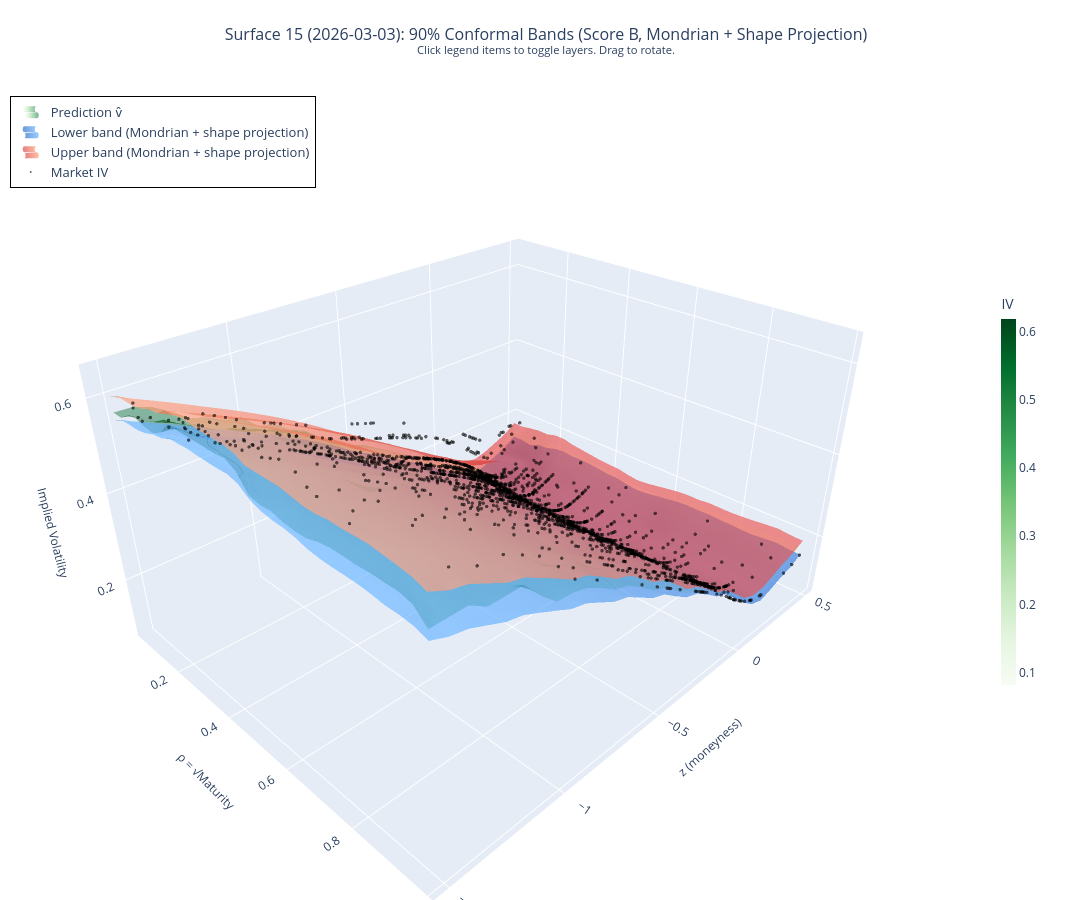

This figure's notebook cell:
### Code cell
# Interactive HTML visualization for the first retained evaluation surface.
# Bands: Score B (vega), Mondrian + discrete shape projection
import plotly.graph_objects as go
from scipy.interpolate import griddata as _gd_viz

VIZ_SURF = test_idx[0]

# Rebuild the K=5 rolling window from the last WINDOW_SIZE calibration surfaces
_rw_viz = RollingWindowCalibration(window_size=WINDOW_SIZE)
for _idx in cal_idx[-WINDOW_SIZE:]:
    _d_full = gno_dataset[_idx]
    _, _d, _inp, _a = build_masked_gno_input(
        _d_full, dev_loss, surface_index=_idx,
        target_fraction=TARGET_FRACTION, mask_seed=MASK_SEED,
        n_bins_rho=N_BINS_RHO, n_bins_z=N_BINS_Z,
        rho_range=RHO_RANGE, z_range=Z_RANGE)
    _inp = {k: v.to(device) if torch.is_tensor(v) else v for k, v in _inp.items()}
    with torch.no_grad():
        _out = model(**_inp)
    _ivp, *_ = read_masked_gno_output(_out, _a)
    _sc = score_from_data(
        score_type='vega', data=_d, iv_predict=_ivp,
        model=model, device=device, min_weight=1.0)
    _rw_viz.add_surface(
        quote_datetime=_d['quote_datetime'],
        rho=_d['r'].cpu().numpy().flatten(),
        z=_d['z'].cpu().numpy().flatten(), scores=_sc)

_rho_cal, _z_cal, _sc_cal = _rw_viz.get_calibration_data()
_n_cal = len(_sc_cal)
_q_global_viz = conformal_order_statistic(_sc_cal, ALPHA)

_mond_viz = ExactOrderStatisticMondrian(
    n_bins_rho=N_BINS_RHO, n_bins_z=N_BINS_Z,
    rho_range=RHO_RANGE, z_range=Z_RANGE,
    alpha=ALPHA, min_samples_per_bin=10, shrinkage=SHRINKAGE)
_mond_viz.calibrate(rho=_rho_cal, z=_z_cal, scores=_sc_cal)

_d15_full = gno_dataset[VIZ_SURF]
_c15, _d15, _inp15, _a15 = build_masked_gno_input(
    _d15_full, dev_loss, surface_index=VIZ_SURF,
    target_fraction=TARGET_FRACTION, mask_seed=MASK_SEED,
    n_bins_rho=N_BINS_RHO, n_bins_z=N_BINS_Z,
    rho_range=RHO_RANGE, z_range=Z_RANGE)
_inp15 = {k: v.to(device) if torch.is_tensor(v) else v for k, v in _inp15.items()}
with torch.no_grad():
    _out15 = model(**_inp15)
_ivp15, *_ = read_masked_gno_output(_out15, _a15)

_rho15 = _d15['r'].cpu().numpy().flatten()
_z15   = _d15['z'].cpu().numpy().flatten()
_iv15  = _ivp15.cpu().numpy().flatten()
_mkt15 = _d15['implied_volatility'].cpu().numpy().flatten()
_disc15 = _d15['discount_factor'].cpu().numpy().flatten()
_fwd15  = _d15['underlying_forward'].cpu().numpy().flatten()

_qm15 = _mond_viz.get_quantiles(rho=_rho15, z=_z15)
_bands15 = vega_iv_bands(
    rho=_rho15, z=_z15, iv_pred=_iv15, quantile=_qm15,
    discount=_disc15, forward=_fwd15, min_weight=1.0)
_lo15 = _bands15['iv_lower']
_hi15 = _bands15['iv_upper']

# Apply the calendar and butterfly adjustments.
_rho_u15 = np.unique(np.round(_rho15, 4))
_mat15   = _rho_u15 ** 2
_str15   = np.linspace(_z15.min(), _z15.max(), 50)
_rm15, _zm15 = np.meshgrid(_rho_u15, _str15, indexing='ij')

def _tog(v):
    g = _gd_viz((_rho15, _z15), v, (_rm15, _zm15), method='linear')
    m = np.isnan(g)
    if m.any():
        g[m] = _gd_viz((_rho15, _z15), v, (_rm15[m], _zm15[m]), method='nearest')
    return g

_lo15g = _tog(_lo15)
_hi15g = _tog(_hi15)
_iv15g = _tog(_iv15)
_lo15_proj, _hi15_proj, _projection15_info = (
    project_band_surfaces_fixed_k(
        _lo15g, _hi15g, _str15, _rho_u15))
_viz_date = str(_d15['quote_datetime'])[:10]

# Build 30x30 ρ-z grid for Plotly surfaces
_rg = np.linspace(_rho15.min(), _rho15.max(), 30)
_zg = np.linspace(_z15.min(), _z15.max(), 30)
_rmp, _zmp = np.meshgrid(_rg, _zg)

def _to30(src_r, src_z, vals):
    g = _gd_viz((src_r, src_z), vals, (_rmp, _zmp), method='cubic')
    m = np.isnan(g)
    if m.any():
        g[m] = _gd_viz((src_r, src_z), vals, (_rmp[m], _zmp[m]), method='nearest')
    return g

_iv_pg  = _to30(_rm15.flatten(), _zm15.flatten(), _iv15g.flatten())
_lo_pg  = _to30(_rm15.flatten(), _zm15.flatten(), _lo15_proj.flatten())
_hi_pg  = _to30(_rm15.flatten(), _zm15.flatten(), _hi15_proj.flatten())

notebook_dir = Path(os.getcwd())
viz_folder = notebook_dir.parent.parent / 'visualizations'
viz_folder.mkdir(exist_ok=True)

fig = go.Figure()

fig.add_trace(go.Surface(
    x=_rmp, y=_zmp, z=_iv_pg,
    colorscale='Greens', name='Prediction v̂',
    opacity=0.45, showscale=True, showlegend=True,
    colorbar=dict(title='IV', len=0.5, x=1.02, thickness=15),
    hovertemplate='ρ=%{x:.3f}  z=%{y:.3f}<br>Prediction: %{z:.4f}<extra></extra>',
    contours=dict(z=dict(show=True, usecolormap=True, highlightcolor='lime', project_z=False))
))
fig.add_trace(go.Surface(
    x=_rmp, y=_zmp, z=_lo_pg,
    colorscale=[[0, 'rgb(30,100,200)'], [1, 'rgb(100,180,255)']],
    name='Lower band (Mondrian + shape projection)',
    opacity=0.65, showscale=False, showlegend=True,
    hovertemplate='ρ=%{x:.3f}  z=%{y:.3f}<br>Lower: %{z:.4f}<extra></extra>'
))
fig.add_trace(go.Surface(
    x=_rmp, y=_zmp, z=_hi_pg,
    colorscale=[[0, 'rgb(220,60,60)'], [1, 'rgb(255,160,120)']],
    name='Upper band (Mondrian + shape projection)',
    opacity=0.65, showscale=False, showlegend=True,
    hovertemplate='ρ=%{x:.3f}  z=%{y:.3f}<br>Upper: %{z:.4f}<extra></extra>'
))
fig.add_trace(go.Scatter3d(
    x=_rho15, y=_z15, z=_mkt15,
    mode='markers', name='Market IV',
    marker=dict(size=2, color='black', opacity=0.6),
    showlegend=True,
    hovertemplate='ρ=%{x:.3f}  z=%{y:.3f}<br>Market: %{z:.4f}<extra></extra>'
))

fig.update_layout(
    title=dict(
        text=f'Surface {VIZ_SURF} ({_viz_date}): 90% Conformal Bands (Score B, Mondrian + Shape Projection)<br>'
             '<sup>Click legend items to toggle layers. Drag to rotate.</sup>',
        x=0.5, xanchor='center', font=dict(size=16)
    ),
    width=1400, height=900, showlegend=True,
    legend=dict(x=0.01, y=0.98, bgcolor='rgba(255,255,255,0.85)',
                bordercolor='black', borderwidth=1, font=dict(size=13), tracegroupgap=4),
    scene=dict(
        xaxis=dict(title=dict(text='ρ = √Maturity', font=dict(size=12))),
        yaxis=dict(title=dict(text='z (moneyness)', font=dict(size=12))),
        zaxis=dict(title=dict(text='Implied Volatility', font=dict(size=12))),
        camera=dict(eye=dict(x=1.6, y=-1.6, z=1.3)),
        aspectmode='manual', aspectratio=dict(x=1.2, y=1.5, z=0.8)
    ),
    margin=dict(l=0, r=120, t=80, b=0)
)

output_file = viz_folder / f'surface_{VIZ_SURF}_interactive.html'
try:
    fig.write_html(str(output_file), include_plotlyjs='cdn')
    print(f"Saved: {output_file}")
except Exception as e:
    print(f"Error saving: {e}")

fig.show()

# Static uncertainty-surface figure for the thesis.
fig_static = plt.figure(figsize=(15, 6), facecolor='white')
ax_surface = fig_static.add_subplot(1, 2, 1, projection='3d')
ax_surface.plot_surface(_rm15, _zm15, _lo15_proj, color='#4c78a8', alpha=0.45, linewidth=0)
ax_surface.plot_wireframe(_rm15, _zm15, _iv15g, color='#2ca02c',
                          rstride=max(1, len(_rho_u15) // 15), cstride=5, linewidth=0.6)
ax_surface.plot_surface(_rm15, _zm15, _hi15_proj, color='#e45756', alpha=0.35, linewidth=0)
ax_surface.set_xlabel(r'$\rho=\sqrt{\tau}$')
ax_surface.set_ylabel(r'$z$')
ax_surface.set_zlabel('Implied volatility')
ax_surface.set_title('(a) GNO estimate and conformal surfaces')
surface_legend = [
    plt.Line2D([0], [0], color='#4c78a8', lw=5, label='Lower surface'),
    plt.Line2D([0], [0], color='#2ca02c', lw=2, label='GNO estimate'),
    plt.Line2D([0], [0], color='#e45756', lw=5, label='Upper surface'),
]
ax_surface.legend(handles=surface_legend, loc='upper right')

ax_width = fig_static.add_subplot(1, 2, 2)
width_mesh = ax_width.pcolormesh(
    _str15, _rho_u15, _hi15_proj - _lo15_proj, shading='auto', cmap='viridis')
ax_width.set_xlabel(r'Normalised moneyness $z$')
ax_width.set_ylabel(r'$\rho=\sqrt{\tau}$')
ax_width.set_title('(b) Post-projection IV band width')
fig_static.colorbar(width_mesh, ax=ax_width, label='Upper minus lower IV')
fig_static.suptitle(
    f'Uncertainty Surface for Evaluation Surface {VIZ_SURF} ({_viz_date})',
    fontsize=13, fontweight='bold')
fig_static.tight_layout()
fig_static.savefig('../../../thesis_latex/Figures/fig_uncertainty_surface.png',
                     dpi=150, bbox_inches='tight', facecolor='white')
plt.show()
print('Saved: fig_uncertainty_surface.png')

### Figure 1 — Plotly figure (JSON) as saved in the notebook; plotly's stock layout.template omitted (floating-point values rounded to 4 significant figures; data arrays with more than 128 entries replaced by an {"elided": "..."} marker saying what was removed)
{"data": [{"colorbar": {"len": 0.5, "thickness": 15, "title": {"text": "IV"}, "x": 1.02}, "colorscale": [[0, "rgb(247,252,245)"], [0.125, "rgb(229,245,224)"], [0.25, "rgb(199,233,192)"], [0.375, "rgb(161,217,155)"], [0.5, "rgb(116,196,118)"], [0.625, "rgb(65,171,93)"], [0.75, "rgb(35,139,69)"], [0.875, "rgb(0,109,44)"], [1, "rgb(0,68,27)"]], "contours": {"z": {"highlightcolor": "lime", "project": {"z": false}, "show": true, "usecolormap": true}}, "hovertemplate": "ρ=%{x:.3f}  z=%{y:.3f}<br>Prediction: %{z:.4f}<extra></extra>", "name": "Prediction v̂", "opacity": 0.45, "showlegend": true, "showscale": true, "type": "surface", "x": {"elided": "30x30 float values"}, "y": {"elided": "30x30 float values"}, "z": {"elided": "30x30 float values"}}, {"colorscale": [[0, "rgb(30,100,200)"], [1, "rgb(100,180,255)"]], "hovertemplate": "ρ=%{x:.3f}  z=%{y:.3f}<br>Lower: %{z:.4f}<extra></extra>", "name": "Lower band (Mondrian + shape projection)", "opacity": 0.65, "showlegend": true, "showscale": false, "type": "surface", "x": {"elided": "30x30 float values"}, "y": {"elided": "30x30 float values"}, "z": {"elided": "30x30 float values"}}, {"colorscale": [[0, "rgb(220,60,60)"], [1, "rgb(255,160,120)"]], "hovertemplate": "ρ=%{x:.3f}  z=%{y:.3f}<br>Upper: %{z:.4f}<extra></extra>", "name": "Upper band (Mondrian + shape projection)", "opacity": 0.65, "showlegend": true, "showscale": false, "type": "surface", "x": {"elided": "30x30 float values"}, "y": {"elided": "30x30 float values"}, "z": {"elided": "30x30 float values"}}, {"hovertemplate": "ρ=%{x:.3f}  z=%{y:.3f}<br>Market: %{z:.4f}<extra></extra>", "marker": {"color": "black", "opacity": 0.6, "size": 2}, "mode": "markers", "name": "Market IV", "showlegend": true, "type": "scatter3d", "x": {"elided": "1818 float values"}, "y": {"elided": "1818 float values"}, "z": {"elided": "1818 float values"}}], "layout": {"height": 900, "legend": {"bgcolor": "rgba(255,255,255,0.85)", "bordercolor": "black", "borderwidth": 1, "font": {"size": 13}, "tracegroupgap": 4, "x": 0.01, "y": 0.98}, "margin": {"b": 0, "l": 0, "r": 120, "t": 80}, "scene": {"aspectmode": "manual", "aspectratio": {"x": 1.2, "y": 1.5, "z": 0.8}, "camera": {"eye": {"x": 1.6, "y": -1.6, "z": 1.3}}, "xaxis": {"title": {"font": {"size": 12}, "text": "ρ = √Maturity"}}, "yaxis": {"title": {"font": {"size": 12}, "text": "z (moneyness)"}}, "zaxis": {"title": {"font": {"size": 12}, "text": "Implied Volatility"}}}, "showlegend": true, "title": {"font": {"size": 16}, "text": "Surface 15 (2026-03-03): 90% Conformal Bands (Score B, Mondrian + Shape Projection)<br><sup>Click legend items to toggle layers. Drag to rotate.</sup>", "x": 0.5, "xanchor": "center"}, "width": 1400}}
